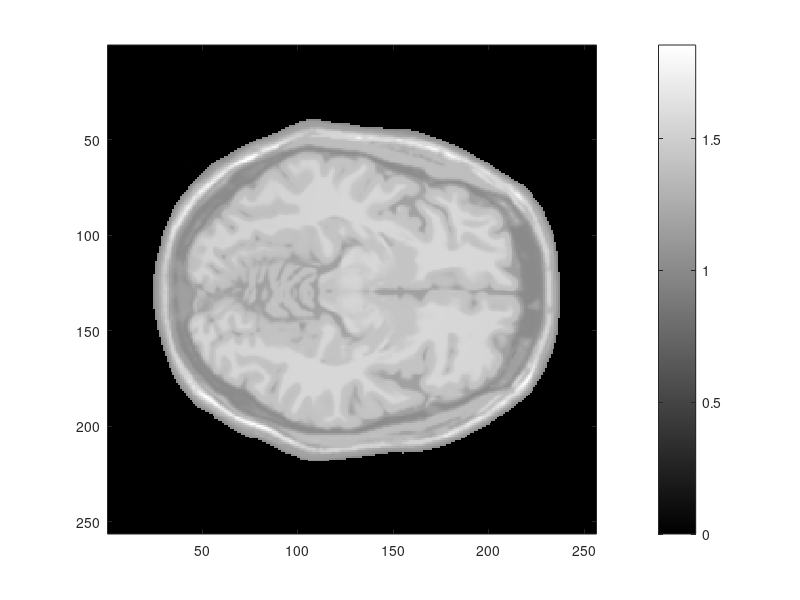

Write the MATLAB code that produced this figure. (Note: this script raises an error after producing the figure.)
% data_BrainWebB.m
%   data_BrainWebB creates the data set "data_BrainWebB" which is a transverse slice.
%
% See also: 
%
% 2015-10-14 --------------------------------------------------------------
% Matthias J. Ehrhardt
% CMIC, University College London, UK 
% matthias.ehrhardt.11@ucl.ac.uk
% http://www.cs.ucl.ac.uk/staff/ehrhardt/software.html
%
% -------------------------------------------------------------------------
% Copyright 2015 University College London
%
% Licensed under the Apache License, Version 2.0 (the "License");
% you may not use this file except in compliance with the License.
% You may obtain a copy of the License at
%
%   http://www.apache.org/licenses/LICENSE-2.0
%
% Unless required by applicable law or agreed to in writing, software
% distributed under the License is distributed on an "AS IS" BASIS,
% WITHOUT WARRANTIES OR CONDITIONS OF ANY KIND, either express or implied.
% See the License for the specific language governing permissions and
% limitations under the License.
% -------------------------------------------------------------------------

options.misc.name = 'BrainWebB';

options.misc.folder.data = ['results/data/' options.misc.name];
options.misc.folder.results = ['results/' options.misc.name];

mkdir(options.misc.folder.data);
mkdir(options.misc.folder.results);

%% Load data set
load('data_BrainWebB');
options.mri.resolution = [1 1]; % in mm, assuming isotropic pixels
options.mri.objectsize_in_pixel = size(groundtruth.T1);

D = fieldnames(groundtruth);
for d = 1 : length(D)
    eval(sprintf('x = groundtruth.%s;',D{d}))
    C = 256;
    imwrite((C-1)*x,colormap(gray(C)),sprintf('%s/%s_groundtruth_%s.png', options.misc.folder.data, options.misc.name, D{d}));
end

%%
mask = groundtruth.T2 > .05;
mask = imclose(mask,fspecial('disk', 10)>1e-16);
clf; imagesc(groundtruth.T1 + mask); axis image; colorbar;
options.mri.roi = int64(find(mask));
saveas(gcf, [options.misc.folder.data '/' options.misc.name '_mask.png']);

%% kspace
FT1 = Ufftn(groundtruth.T1);
FT2 = Ufftn(groundtruth.T2);

%% sampling
set_sampling